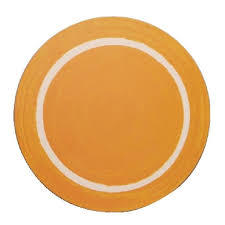
#> input picture v2/dataset/image/dataset/assiette/0b.jpg, 225 x 225 px, given as the content of the folder C:/Users/jeanbaptiste/Desktop/assiette/image/N, which was not available
$ python training_model.py
#> lines starting #> are read from the running program, lines starting #| are printed output that depends on the picture; after the words box and inside, x2 and y2 are one past the last pixel; in counts of white or black regions, pixels touching at a corner belong together; pictures that were not available may be replaced by others from this repository, and a replacement may not be noted
from sklearn import svm
from sklearn.neighbors import KNeighborsClassifier
from sklearn.svm import LinearSVC


from skimage import exposure
from skimage import feature

import numpy as np

import joblib
import cv2
import csv
import os

import pandas as pd
import matplotlib.pyplot as plt
from sklearn import metrics
from sklearn.decomposition import PCA
from sklearn.utils import shuffle


liste = os.listdir(r"C:\Users\jeanbaptiste\Desktop\assiette\image\assiette")
path  = r"C:\Users\jeanbaptiste\Desktop\assiette\image\assiette\{}"


liste1 = os.listdir(r"C:\Users\jeanbaptiste\Desktop\assiette\image\N")
path1  = r"C:\Users\jeanbaptiste\Desktop\assiette\image\N\{}"


def csv_write():
    with open('../csv/miammiamsvmImage.csv', 'w') as file:
        writer = csv.writer(file)
        file.write("label;")
        for i in range(0, 576):
            file.write("histo"+str(i)+";")

        file.write("\n")

def write_data_into_csv(data, label):

    with open('../csv/miammiamsvmImage.csv', 'a') as file:
        writer = csv.writer(file)
        file.write(label+";")
        for i in data:
            file.write(str(i)+";")

        file.write("\n")


data = []
labels = []

def input_csv(liste, path, label):

    for image in liste:

        #on lit l'image, to contours uniquement
        img = cv2.imread(path.format(image))
        gray = cv2.cvtColor(img, cv2.COLOR_BGR2GRAY)
        edged = cv2.Canny(gray, 100, 200)


        #on récupérer les contours
        contours, _ = cv2.findContours(edged, cv2.RETR_EXTERNAL,
                                    cv2.CHAIN_APPROX_SIMPLE)

        #on recupere le plus grand
        max_cnt = 0
        for i in contours:
            if cv2.contourArea(i) >= max_cnt:
                max_cnt = cv2.contourArea(i)


        #on fait match le plus grand contour avec la liste puis corp gray
        for i in contours:
            if cv2.contourArea(i) == max_cnt:
                x, y, w, h = cv2.boundingRect(i)
                crop = gray[y:y + h, x:x + w]
                crop = cv2.resize(crop, (50, 50))


        #on prend l'histogram orienté gradient de l'image
            #ICI FAUT LE FAIRE SANS CE MACHIN APRES
        H, hogImage = feature.hog(crop, orientations=9, pixels_per_cell=(10, 10),
                cells_per_block=(2, 2), transform_sqrt=True, block_norm="L1",
                                 visualize=True)


        #on ajoute les info pour le model
        write_data_into_csv(H, label)


        # [7 lines of commented-out code are left out]


csv_write()
input_csv(liste1, path1, "0")
#> in input_csv, img is the input picture: shape (225, 225, 3); mean B, G, R 145.4, 193.2, 234.3
#> in input_csv, `gray = cv2.cvtColor(img, cv2.COLOR_BGR2GRAY)`:
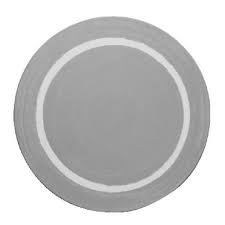
#> gray: shape (225, 225); min 69, max 255, mean 200.1
#> in input_csv, `edged = cv2.Canny(gray, 100, 200)`:
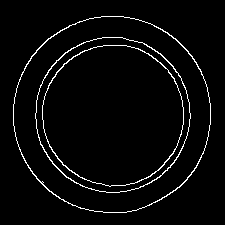
#> edged: shape (225, 225); 3.6% white in thin lines or dots, all inside (x1, y1, x2, y2) = (13, 16, 211, 213)
#> in input_csv, `contours, _ = cv2.findContours(edged, cv2.RETR_EXTERNAL, cv2.CHAIN_APP..`: contours = 1 contour; box (x1, y1, x2, y2) and area: (13, 16, 211, 213) 30512
#> the loop in input_csv, `for i in contours:` made 1 pass
#> max_cnt on pass 1: 30512.5
#> after the loop in input_csv, `for i in contours:`: max_cnt = 30512.5
#> the loop in input_csv, `for i in contours:` made 1 pass
#> (x, y, w, h) on pass 1: (13, 16, 198, 197)
#> pass 1, in input_csv, `crop = gray[y:y + h, x:x + w]`:
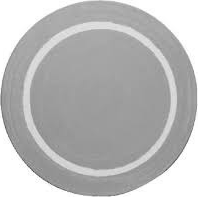
#> crop: shape (197, 198); min 69, max 255, mean 183.7
#> pass 1, in input_csv, `crop = cv2.resize(crop, (50, 50))`:
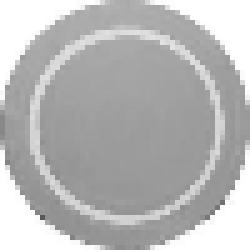
#> crop: shape (50, 50) (shown 5 times larger); min 88, max 255, mean 183.4
#> in input_csv, `H, hogImage = feature.hog(crop, orientations=9, pixels_per_cell=(10, 1..`:
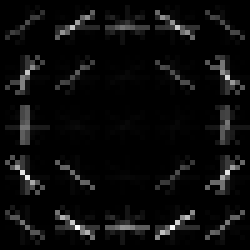
#> hogImage: shape (50, 50) float64 (shown 5 times larger); min 0, max 1.36, mean 0.0618; drawn with min black and max white
#> in input_csv, `H, hogImage = feature.hog(crop, orientations=9, pixels_per_cell=(10, 1..`: H = 576 values, max 0.58 at index 348, min 0 at index 5, mean 0.0278
#> the loop in write_data_into_csv, `for i in data:` made 576 passes
#> i on passes 1 to 3: 0.00702, 0.0177, 0.0803
input_csv(liste, path, "1")
#> the loop in input_csv (call 2), `for i in contours:` made 1 pass
#> after the loop in input_csv (call 2), `for i in contours:`: max_cnt = 30512.5
#> the loop in input_csv (call 2), `for i in contours:` made 1 pass
#> the loop in write_data_into_csv (call 2), `for i in data:` made 576 passes
#> pass 2 of the loop in input_csv, `for image in liste:`:
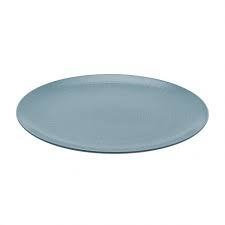
#> input picture v2/dataset/image/dataset/assiette/1.jpg, 225 x 225 px, found by its file name
#> in input_csv, img is the input picture: shape (225, 225, 3); mean B, G, R 235, 232.5, 227.1
#> in input_csv (call 2), `edged = cv2.Canny(gray, 100, 200)`:
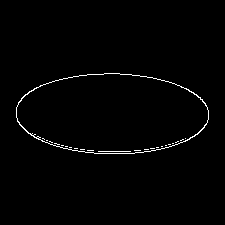
#> edged: shape (225, 225); 1.2% white in thin lines or dots, all inside (x1, y1, x2, y2) = (16, 73, 209, 154)
#> contours = 1 contour; box (x1, y1, x2, y2) and area: (16, 73, 209, 154) 12158
#> the loop in input_csv (call 2), `for i in contours:` made 1 pass
#> max_cnt on pass 1: 12158.5
#> after the loop in input_csv (call 2), `for i in contours:`: max_cnt = 12158.5
#> the loop in input_csv (call 2), `for i in contours:` made 1 pass
#> (x, y, w, h) on pass 1: (16, 73, 193, 81)
#> in input_csv (call 2), `H, hogImage = feature.hog(crop, orientations=9, pixels_per_cell=(10, 1..`:
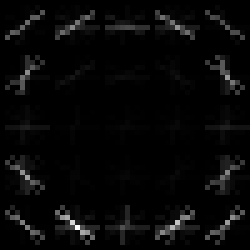
#> hogImage: shape (50, 50) float64 (shown 5 times larger); min 0, max 1.46, mean 0.0453; drawn with min black and max white
#> H = 576 values, max 0.261 at index 312, min 0 at index 25, mean 0.0278
#> pass 3 of the loop in input_csv, `for image in liste:`:
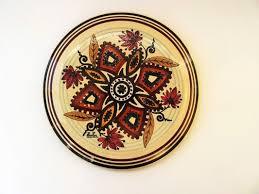
#> input picture v2/dataset/image/dataset/assiette/1b.jpg, 259 x 194 px, found by its file name
#> in input_csv, img is the input picture: shape (194, 259, 3); mean B, G, R 170.1, 191.1, 207.8
#> gray: shape (194, 259)
#> in input_csv (call 2), `edged = cv2.Canny(gray, 100, 200)`:
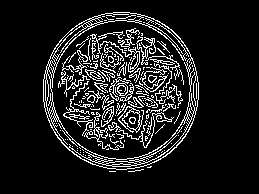
#> edged: shape (194, 259); 11.5% white in thin lines or dots, all inside (x1, y1, x2, y2) = (43, 12, 199, 172)
#> contours = 4 contours, 3 with area under 20; largest, box (x1, y1, x2, y2) and area: (43, 12, 199, 170) 19286
#> the loop in input_csv (call 2), `for i in contours:` made 4 passes
#> (i, max_cnt) on pass 1: ([[109, 171], [115, 171]], 0)
#> after the loop in input_csv (call 2), `for i in contours:`: max_cnt = 19286
#> the loop in input_csv (call 2), `for i in contours:` made 4 passes
#> (x, y, w, h) on pass 4: (43, 12, 156, 158)
#> H = 576 values, max 0.0959 at index 123, min 0 at index 8, mean 0.0278
#> in input_csv (call 2), `H, hogImage = feature.hog(crop, orientations=9, pixels_per_cell=(10, 1..`:
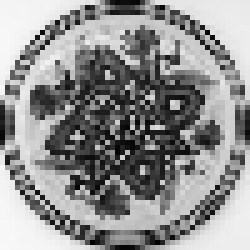
#> crop: shape (50, 50) (shown 5 times larger); min 2, max 248, mean 144.7
#> the loop made 4 passes; the first 3 are shown


file =  open('../csv/miammiamsvmImage.csv', 'r')

dataframe = file.readlines()
dataframe = dataframe[1:]

data = []
label = []
increment = ""


for i in dataframe:
    liste_w = []
    for j in i:
        if j == "\n":
            data.append(liste_w)
            liste_w = []
        else:
            if j == " ":
                pass
            elif j == ";":
                liste_w.append(float(increment))
                increment = ""
            else:
                increment += str(j)


for i in data:
    label.append(int(i[0]))
    del i[0]


model = LinearSVC()
#model = KNeighborsClassifier(n_neighbors=1)
model.fit(data, label)
joblib.dump(model, "../model/miammiamsvmImage")

predictions = model.predict(data)

print("Score", metrics.accuracy_score(label, predictions))
